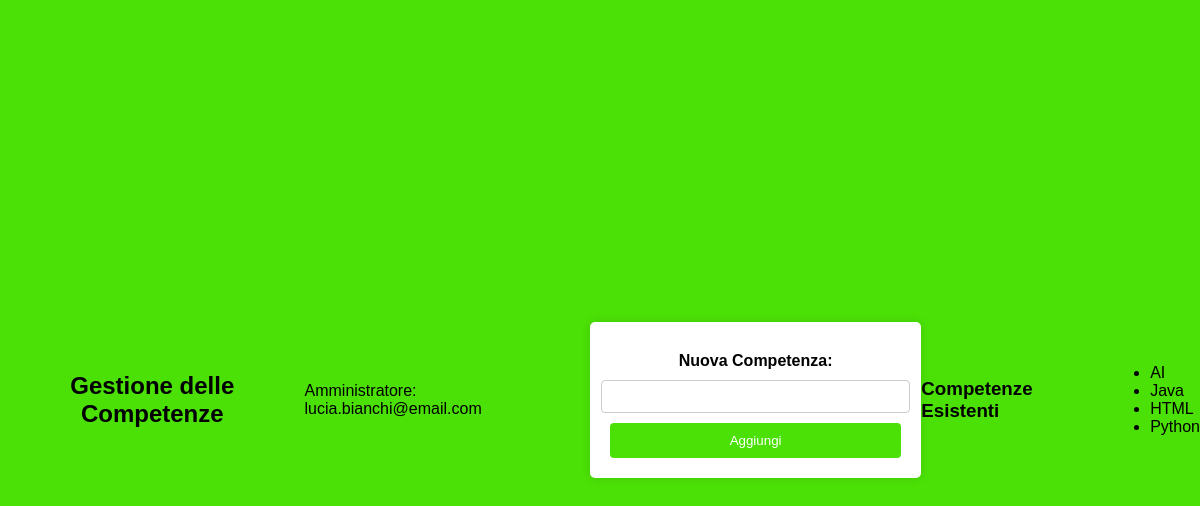
Page /php/gestione_Competenze.php (signed in) on the earlier database version.
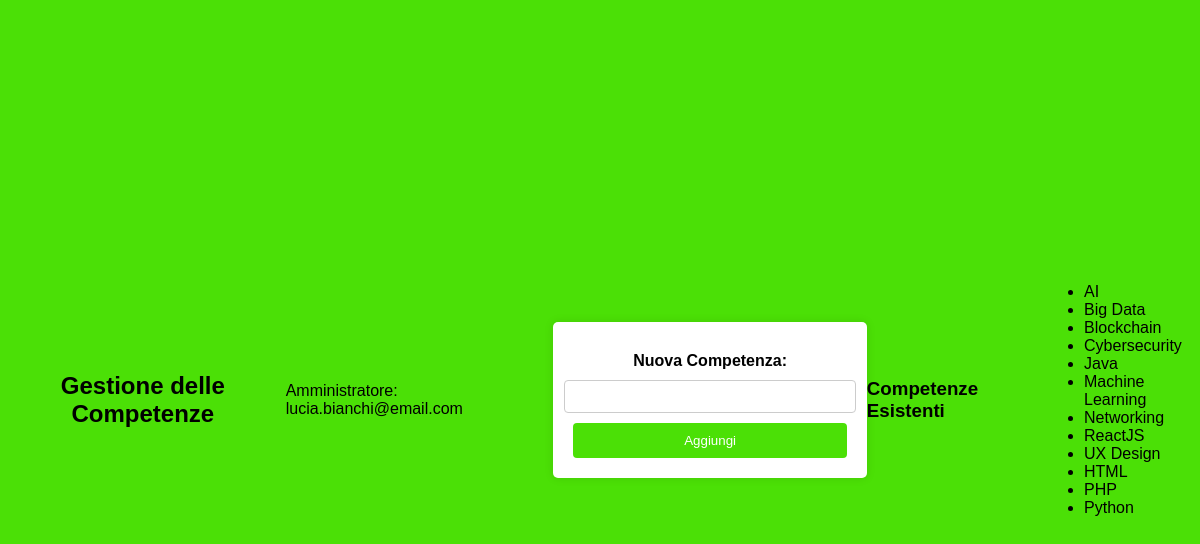
Same page on the later database version.
### tables this page shows
CREATE TABLE Skill (
    competenza VARCHAR(50) PRIMARY KEY,
    email_Amministratore VARCHAR(50) NOT NULL,
    FOREIGN KEY (email_Amministratore) REFERENCES Utente(email)
);

### php/gestione_Competenze.php (the view, shortened to what this page needs)
<?php
require 'config.php';
$email = $_SESSION['user_email'];
$competencesStmt = $pdo->query("SELECT * FROM Skill");
$competences = $competencesStmt->fetchAll(PDO::FETCH_ASSOC);
?>
<!DOCTYPE html>
<html lang="it">
<head>
    <link rel="stylesheet" href="style.css">
</head>
<body>
    <h2>Gestione delle Competenze</h2>
    <p>Amministratore: <?php echo htmlspecialchars($email); ?></p>
    <form method="POST" action="gestione_competenze.php">
        <label>Nuova Competenza:</label>
        <input type="text" name="nuova_competenza" required>
        <button type="submit">Aggiungi</button>
    </form>
    <h3>Competenze Esistenti</h3>
    <ul>
        <?php foreach ($competences as $competenza): ?>
            <li><?php echo htmlspecialchars($competenza['competenza']); ?></li>
        <?php endforeach; ?>
    </ul>
</body>
</html>

### css/style.css (style rules this page uses)
form { display: flex; flex-direction: column; align-items: center; background: white; padding: 20px; margin: 50px auto; width: 300px; border-radius: 5px; box-shadow: 0px 0px 10px rgba(0, 0, 0, 0.1); }
input[type="text"], input[type="email"], input[type="password"], input[type="number"] { width: 100%; padding: 8px; margin: 10px 0; border: 1px solid #ccc; border-radius: 4px; }
button { width: 100%; background-color: #4be006; color: white; padding: 10px; border: none; border-radius: 4px; cursor: pointer; }
body { display: flex; justify-content: center; align-items: center; height: 100vh; background-color: #4be006; font-family: Arial, sans-serif; margin: 0; padding: 0; }
h2 { text-align: center; margin-bottom: 20px; }
label { font-size: 16px; font-weight: bold; display: block; margin-top: 10px; }

Differences in the rows shown:
added skill: competenza "Big Data"
added skill: competenza "Blockchain"
added skill: competenza "Cybersecurity"
added skill: competenza "Machine Learning"
added skill: competenza "Networking"
added skill: competenza "ReactJS"
added skill: competenza "UX Design"
added skill: competenza "PHP"
